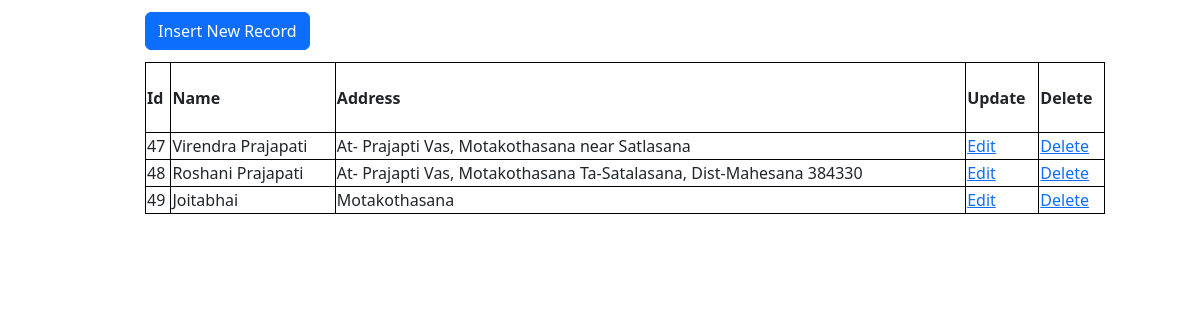
The app's page /show-list.php with its own data.
### tables this page shows
CREATE TABLE `revision_curd` (
  `id` int(11) NOT NULL,
  `name` varchar(55) NOT NULL,
  `address` varchar(255) NOT NULL
);

### show-list.php (the view, shortened to what this page needs)
<?php require('config.php'); ?>
<!DOCTYPE html>
<html lang="en">
<head>
    <link rel="stylesheet" href="https://cdn.jsdelivr.net/npm/bootstrap@5.2.3/dist/css/bootstrap.min.css">
</head>
<body>
    <a href="index.php" class="btn btn-primary" style= "margin: 12px 0px 12px 145px;">Insert New Record</a>
    <table>
        <tr>
            <th>Id</th>
            <th>Name</th>
            <th>Address</th>
            <th>Update</th>
            <th>Delete</th>
        </tr>
        <tbody>
            <?PHP
                $sql = "SELECT * FROM revision_curd";
                $result = mysqli_query($conn, $sql);
                while($row = $result->fetch_assoc()){
                    $id = $row['id'];
                    $name = $row['name'];
                    $address = $row['address'];
            ?>
                <tr>
                    <td><?php echo $id; ?></td>
                    <td><?php echo $name; ?></td>
                    <td><?php echo $address; ?></td>
                    <td><a href="edit-record.php?id=<?php echo $id; ?>">Edit</a></td>
                    <td><a href="delete-record.php?id=<?php echo $id; ?>">Delete</a></td>
                </tr>
            <?php
                }
            ?>
        </tbody>
    </table>
</body>
</html>

### show-list.php (style rules this page uses)
table, td, th { border: 1px solid black; }
table { border-collapse: collapse; width: 80%; margin-left: 145px; }
th { height: 70px; }

### records on screen
revision_curd: id "47", name "Virendra Prajapati", address "At- Prajapti Vas, Motakothasana near Satlasana"
revision_curd: id "48", name "Roshani Prajapati", address "At- Prajapti Vas, Motakothasana Ta-Satalasana, Dist-Mahesana 384330"
revision_curd: id "49", name "Joitabhai", address "Motakothasana"
